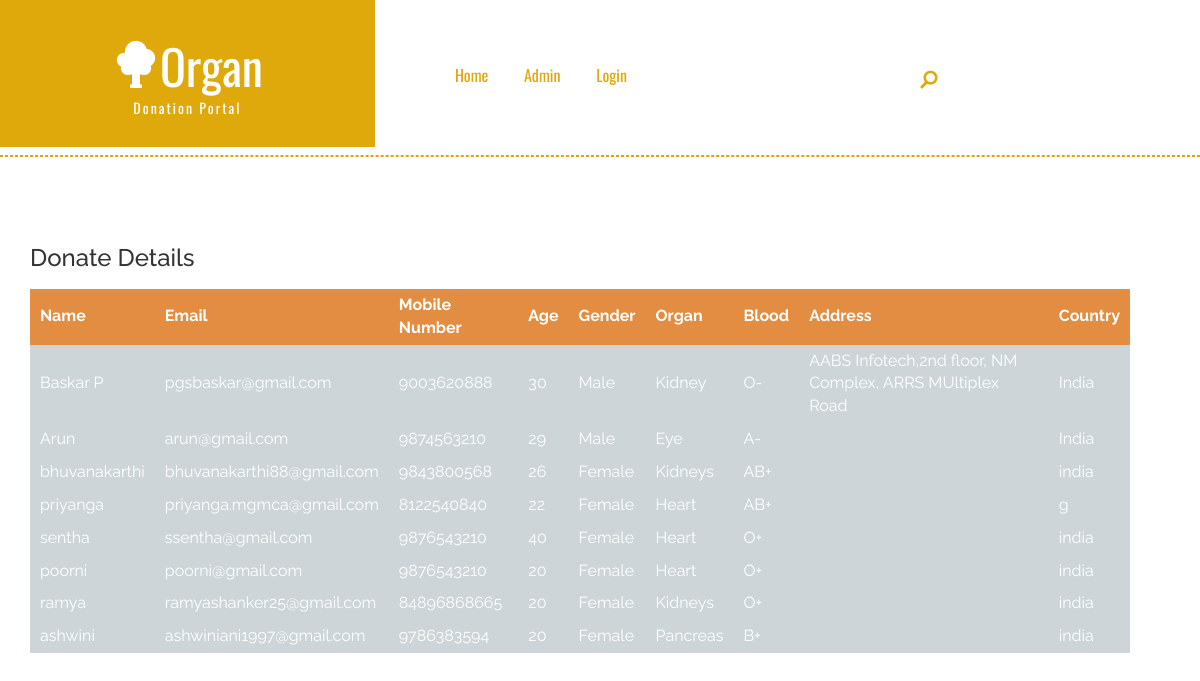
The app's page /donate.php with its own data.
### tables this page shows
CREATE TABLE IF NOT EXISTS `donate` (
  `did` int(5) NOT NULL AUTO_INCREMENT,
  `uid` int(5) DEFAULT NULL,
  `age` varchar(5) DEFAULT NULL,
  `gender` varchar(20) DEFAULT NULL,
  `organ` varchar(100) DEFAULT NULL,
  `blood` varchar(5) DEFAULT NULL,
  `address` varchar(200) DEFAULT NULL,
  `city` varchar(50) DEFAULT NULL,
  `district` varchar(50) DEFAULT NULL,
  `pincode` varchar(10) DEFAULT NULL,
  `state` varchar(30) DEFAULT NULL,
  `country` varchar(30) DEFAULT NULL,
  PRIMARY KEY (`did`)
);

CREATE TABLE IF NOT EXISTS `user` (
  `uid` int(5) NOT NULL AUTO_INCREMENT,
  `email` varchar(50) DEFAULT NULL,
  `password` varchar(20) DEFAULT NULL,
  `name` varchar(50) DEFAULT NULL,
  `mobile` varchar(15) DEFAULT NULL,
  `address` varchar(200) DEFAULT NULL,
  PRIMARY KEY (`uid`)
);

### donate.php (the view, shortened to what this page needs)
<!DOCTYPE html>
<html>
<head>
<link href="css/bootstrap.css" rel="stylesheet" type="text/css" media="all" />
<link href="css/style.css" rel="stylesheet" type="text/css" media="all" />
</head>
<body>
	<?php
	include('header.php');
	?>
<div class="line" style="width: 100%">
</div>
	<div class="contact" id="contact">
		<div class="container">
			<h3>Donate Details</h3>
			<div class="tablede">
			<table >
				<tr>
					<th>Name</th>
					<th>Email</th>
					<th>Mobile Number</th>
					<th>Age</th>
					<th>Gender</th>
					<th>Organ</th>
					<th>Blood</th>
					<th>Address</th>
					<th>Country</th>
				</tr>
				<?php
				$sql="select * from donate d,user u where d.uid=u.uid";
				$result=mysql_query($sql);
				while($row=mysql_fetch_assoc($result))
				{
				?>
				<tr>
				<td><?php  echo $row['name'] ?></td>
				<td><?php  echo $row['email'] ?></td>
				<td><?php  echo $row['mobile'] ?></td>
				<td><?php  echo $row['age'] ?></td>
				<td><?php  echo $row['gender'] ?></td>
				<td><?php  echo $row['organ'] ?></td>
				<td><?php  echo $row['blood'] ?></td>
				<td><?php  echo $row['address'] ?></td>
				<td><?php  echo $row['country'] ?></td>
				</tr>
				<?php
				}
				?>
			</table>
			</div>
		</div>
	</div>
</body>
</html>

### header.php (shortened to what this page needs)
<div class="header">
			<div class="logo">
			   <a href="index.html"><i class="glyphicon glyphicon-tree-deciduous" aria-hidden="true"></i>Organ<span>Donation Portal</span></a>
			</div>
			<div class="top-nav">
				<?php
				include('menu.php');
				?>
			</div>
			<div class="search-box">
				<div id="sb-search" class="sb-search">
					<form action="search.php" method="post">
						<span class="sb-icon-search"> </span>
					</form>
				</div>
			</div>
			<div class="clearfix"> </div>
	</div>

### menu.php (shortened to what this page needs)
<?php
if(isset($_SESSION['name']))
{
?>
<span class="menu">Menu</span>
				<ul class="nav">
					<li class="active"><a class="adhome.php">Home</a></li>
					<li><a  href="donate.php" >Donated Details</a></li>
					<li><a  href="logout.php" >Logout</a></li>
				</ul>
						 <script>
						   $( "span.menu" ).click(function() {
							 $( "ul.nav" ).slideToggle( 300, function() {
							 // Animation complete.
							  });
							 });
						</script>
<?php
}
else
{
?>
				<ul class="nav">
					<li ><a href="index.php">Home</a></li>
					<li><a  href="admin.php" >Admin</a></li>
					<li><a  href="login.php" >Login</a></li>
				</ul>
<?php
}
?>

### css/style.css (style rules this page uses)
html, body { font-size: 100%; background: #fff; font-family: 'Raleway', sans-serif !important; }
h1,h2,h3,h4,h5,h6 { margin:0 0 18px; }
ul,label { margin:0; padding:0; }
.logo { float:left; padding: 2em 7em; background-color:#DFA80B; }
.logo a { font-size: 3em; color: #fff; text-decoration:none; font-family: 'Oswald', sans-serif; }
.logo a span { display: block; font-size: 14px; text-align: center; line-height: 14px; letter-spacing: 2px; }
.top-nav { float:left; margin-left:11em; font-family: 'Oswald', sans-serif; }
.top-nav ul { padding:4em 0 0; }
.top-nav ul li { display:inline-block; margin-left: 2em; }
.top-nav ul li a { color:#DFA80B; padding:0; font-size:16px; position: relative; }
.search-box { float:right; margin: 1.7em 0 0 0em; }
.sb-search { position: absolute; right: 250px; width: 0%; min-width: 41px; margin: 0; height: 70px; float: right; overflow: hidden; -webkit-transition: width 0.3s; -moz-transition: width 0.3s; transition: width 0.3s; -webkit-backface-visibility: hidden; background: none; }
.sb-icon-search,.sb-search-submit { width: 40px; height: 40px; display: block; position: absolute; right: 0; top: 30px; padding: 0; margin: 0; line-height: 85px; text-align: center; cursor: pointer; }
.sb-icon-search { background:#fff url('../images/search.png') no-repeat 10px 15px; z-index: 90; }
.top-nav ul li a::before { color:#6DBEE8; content: attr(data-hover); position: absolute; opacity: 0; text-shadow: 0 0 1px rgba(255,255,255,0.3); -webkit-transform: scale(1.1) translateX(10px) translateY(-10px) rotate(4deg); -moz-transform: scale(1.1) translateX(10px) translateY(-10px) rotate(4deg); transform: scale(1.1) translateX(10px) translateY(-10px) rotate(4deg); -webkit-transition: -webkit-transform 0.3s, opacity 0.3s; -moz-transition: -moz-transform 0.3s, opacity 0.3s; transition: transform 0.3s, opacity 0.3s; pointer-events: none; }
.welcome,.team,.services,.contact,.about,.about1 { padding:5em 0; }
.line { width: 11%; margin: 0.5em auto; border: 1px dashed #E1A20C; }
@media (max-width:1366px) { .top-nav { margin-left: 7em; } }
@media (max-width:1280px) { .top-nav { margin-left: 3em; } }
@media (max-width:1280px) { .search-box { margin: 1.55em 0 0 0em; } }
.tablede table { width: 1100px; }
.tablede tr th { padding: 5px 10px 5px 10px; background-color: #e28d41; color: #fff; }
.tablede tr td { padding: 5px 10px 5px 10px; background-color: #ced5d9; color: #fff; }

### records on screen
donate: uid.name "Baskar P", uid.email "pgsbaskar@gmail.com", uid.mobile "9003620888", age "30", gender "Male", organ "Kidney", blood "O-", uid.address "AABS Infotech,2nd floor, NM Complex, ARRS MUltiplex Road", country "India"
donate: uid.name "Arun", uid.email "arun@gmail.com", uid.mobile "9874563210", age "29", gender "Male", organ "Eye", blood "A-", country "India"
donate: uid.name "bhuvanakarthi", uid.email "bhuvanakarthi88@gmail.com", uid.mobile "9843800568", age "26", gender "Female", organ "Kidneys", blood "AB+", country "india"
donate: uid.name "priyanga", uid.email "priyanga.mgmca@gmail.com", uid.mobile "8122540840", age "22", gender "Female", organ "Heart", blood "AB+", country "g"
donate: uid.name "sentha", uid.email "ssentha@gmail.com", uid.mobile "9876543210", age "40", gender "Female", organ "Heart", blood "O+", country "india"
donate: uid.name "poorni", uid.email "poorni@gmail.com", uid.mobile "9876543210", age "20", gender "Female", organ "Heart", blood "O+", country "india"
donate: uid.name "ramya", uid.email "ramyashanker25@gmail.com", uid.mobile "84896868665", age "20", gender "Female", organ "Kidneys", blood "O+", country "india"
donate: uid.name "ashwini", uid.email "ashwiniani1997@gmail.com", uid.mobile "9786383594", age "20", gender "Female", organ "Pancreas", blood "B+", country "india"
